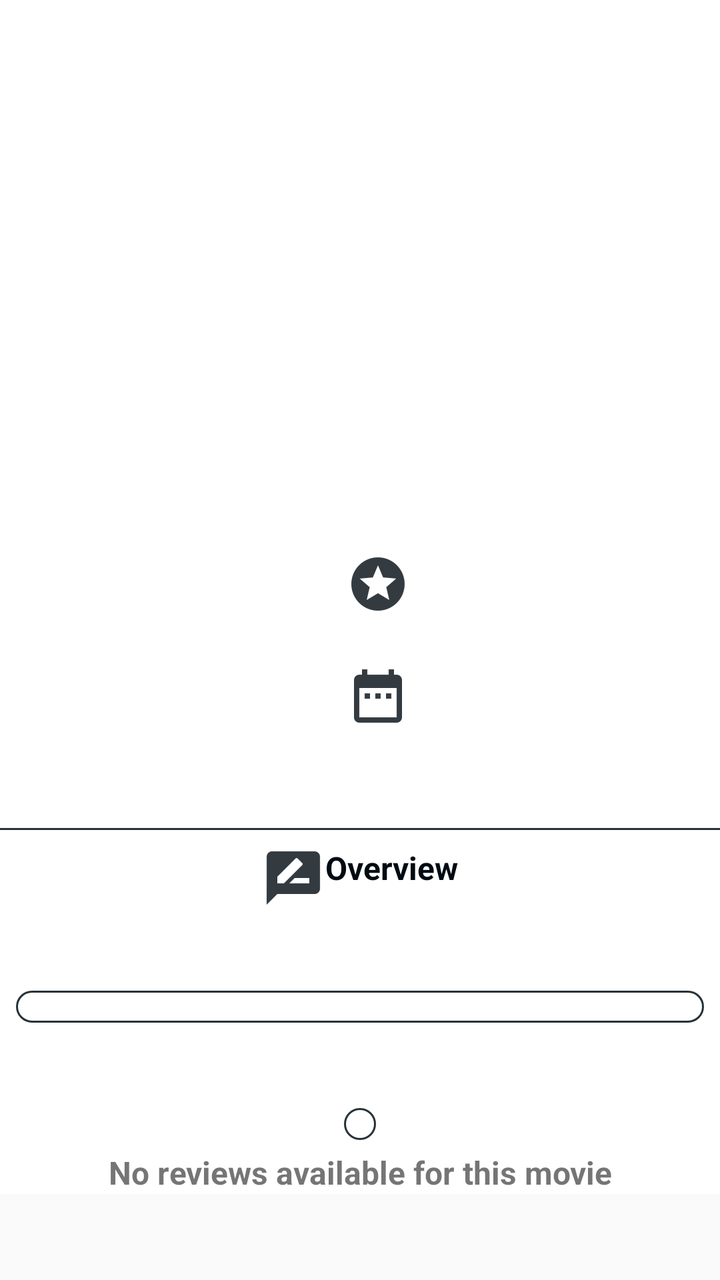
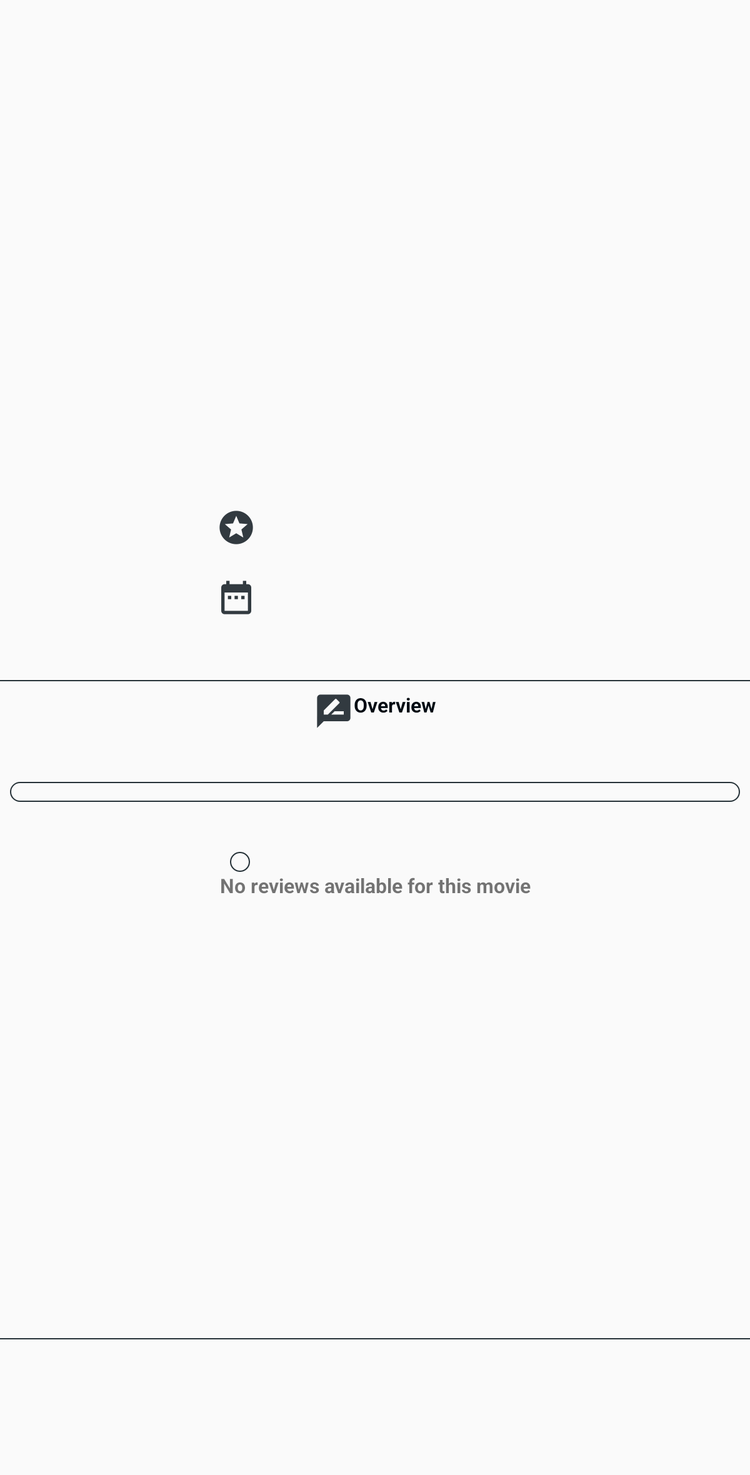

Compare how this app lays out the same screen by default and in its alternative resource folder. The renders come first, then the two layout files and the values they reference.
<!-- AndroidManifest.xml: application theme AppTheme -->
<!-- res/layout/content_details.xml -->
<?xml version="1.0" encoding="utf-8"?>
<ScrollView xmlns:android="http://schemas.android.com/apk/res/android"
    xmlns:app="http://schemas.android.com/apk/res-auto"
    xmlns:tools="http://schemas.android.com/tools"
    android:layout_width="match_parent"
    android:layout_height="match_parent">

    <android.support.constraint.ConstraintLayout
        android:layout_width="match_parent"
        android:layout_height="wrap_content"
        android:background="@color/lightBackgroundColor"
        android:orientation="vertical">

        <ImageView
            android:id="@+id/backDrop_iv"
            android:layout_width="0dp"
            android:layout_height="@dimen/backdrop_height"
            android:layout_marginBottom="@dimen/value_of_8dp"
            android:contentDescription="@string/backdrop_image"
            android:scaleType="centerCrop"
            android:src="@drawable/backdrop"
            app:layout_constraintEnd_toEndOf="parent"
            app:layout_constraintHorizontal_bias="0.0"
            app:layout_constraintLeft_toLeftOf="parent"
            app:layout_constraintStart_toStartOf="parent"
            app:layout_constraintTop_toTopOf="parent" />

        <TextView
            android:id="@+id/tv_original_title"
            android:layout_width="wrap_content"
            android:layout_height="wrap_content"
            android:layout_marginBottom="36dp"
            android:layout_marginStart="@dimen/value_of_16dp"
            android:gravity="start"
            android:paddingBottom="@dimen/value_of_8dp"
            android:textColor="@android:color/white"
            android:textSize="@dimen/original_title_text_size"
            android:textStyle="bold"
            app:layout_constraintBottom_toBottomOf="@id/backDrop_iv"
            app:layout_constraintEnd_toEndOf="parent"
            app:layout_constraintHorizontal_bias="0.0"
            app:layout_constraintLeft_toLeftOf="parent"
            app:layout_constraintStart_toStartOf="parent" />

        <ImageView
            android:id="@+id/iv_details_activity_poster"
            android:layout_width="@dimen/poster_width"
            android:layout_height="@dimen/poster_height"
            android:contentDescription="@string/poster_thumbnail"
            app:layout_constraintLeft_toLeftOf="parent"
            app:layout_constraintTop_toBottomOf="@id/tv_original_title"
            tools:layout_editor_absoluteY="192dp" />

        <TextView
            android:id="@+id/user_detail_holder"
            android:layout_width="wrap_content"
            android:layout_height="wrap_content"
            android:layout_marginStart="@dimen/value_of_24dp"
            android:layout_marginTop="64dp"
            android:drawableStart="@drawable/user_rating_draw"
            android:textColor="@color/textColor"
            app:layout_constraintStart_toEndOf="@+id/iv_details_activity_poster"
            app:layout_constraintTop_toBottomOf="@+id/tv_original_title" />

        <TextView
            android:id="@+id/tv_user_rating"
            android:layout_width="wrap_content"
            android:layout_height="wrap_content"
            android:layout_marginStart="32dp"
            android:layout_marginTop="72dp"
            android:fontFamily="sans-serif-condensed"
            android:textSize="@dimen/tv_size_of_16sp"
            android:textStyle="bold"
            app:layout_constraintStart_toEndOf="@+id/user_detail_holder"
            app:layout_constraintTop_toBottomOf="@+id/tv_original_title" />

        <TextView
            android:id="@+id/release_date_holder"
            android:layout_width="wrap_content"
            android:layout_height="wrap_content"
            android:layout_marginTop="@dimen/value_of_24dp"
            android:drawableStart="@drawable/release_date_draw"
            android:textColor="@color/textColor"
            android:textSize="@dimen/tv_size_of_16sp"
            app:layout_constraintStart_toStartOf="@+id/user_detail_holder"
            app:layout_constraintTop_toBottomOf="@+id/user_detail_holder" />

        <TextView
            android:id="@+id/tv_release_date"
            android:layout_width="wrap_content"
            android:layout_height="wrap_content"
            android:layout_marginStart="32dp"
            android:layout_marginTop="28dp"
            android:fontFamily="sans-serif-condensed"
            android:textSize="@dimen/tv_size_of_16sp"
            android:textStyle="bold"
            app:layout_constraintStart_toEndOf="@+id/release_date_holder"
            app:layout_constraintTop_toBottomOf="@+id/user_detail_holder" />


        <View
            android:id="@+id/view_holder_1"
            android:layout_width="wrap_content"
            android:layout_height="1dp"
            android:layout_marginTop="@dimen/value_of_8dp"
            android:background="@color/colorPrimary"
            app:layout_constraintHorizontal_bias="0.0"
            app:layout_constraintLeft_toLeftOf="parent"
            app:layout_constraintRight_toRightOf="parent"
            app:layout_constraintTop_toBottomOf="@+id/iv_details_activity_poster" />

        <TextView
            android:id="@+id/textView3"
            android:layout_width="wrap_content"
            android:layout_height="wrap_content"
            android:layout_marginTop="8dp"
            android:drawableStart="@drawable/overview_draw"
            android:text="@string/overview"
            android:textColor="@color/textColor"
            android:textSize="@dimen/tv_size_of_16sp"
            android:textStyle="bold"
            app:layout_constraintLeft_toLeftOf="parent"
            app:layout_constraintRight_toRightOf="parent"
            app:layout_constraintTop_toBottomOf="@+id/view_holder_1" />

        <FrameLayout
            android:id="@+id/frame_layout_holder"
            android:layout_width="wrap_content"
            android:layout_height="wrap_content"
            android:layout_marginEnd="@dimen/value_of_16dp"
            android:layout_marginStart="@dimen/value_of_16dp"
            app:layout_constraintEnd_toEndOf="parent"
            app:layout_constraintStart_toStartOf="parent"
            app:layout_constraintTop_toBottomOf="@+id/textView3">

            <TextView
                android:id="@+id/tv_overview"
                android:layout_width="wrap_content"
                android:layout_height="wrap_content"
                android:fontFamily="sans-serif"
                android:paddingEnd="@dimen/value_of_16dp"
                android:paddingStart="@dimen/value_of_16dp"
                android:textSize="18sp" />

        </FrameLayout>


        <android.support.v7.widget.RecyclerView
            android:id="@+id/trailers_rv"
            android:layout_width="0dp"
            android:layout_height="wrap_content"
            android:layout_marginEnd="8dp"
            android:layout_marginStart="8dp"
            android:layout_marginTop="16dp"
            android:background="@drawable/custom_border"
            android:foregroundGravity="center"
            android:padding="8dp"
            app:layout_constraintEnd_toEndOf="parent"
            app:layout_constraintHorizontal_bias="1.0"
            app:layout_constraintLeft_toLeftOf="parent"
            app:layout_constraintRight_toRightOf="parent"
            app:layout_constraintStart_toStartOf="parent"
            app:layout_constraintTop_toBottomOf="@+id/frame_layout_holder" />

        <FrameLayout
            android:layout_width="wrap_content"
            android:layout_height="wrap_content"
            android:layout_marginTop="16dp"
            app:layout_constraintEnd_toEndOf="parent"
            app:layout_constraintStart_toStartOf="parent"
            app:layout_constraintTop_toBottomOf="@id/trailers_rv">

            <TextView
                android:id="@+id/tv_reviews_not_available"
                android:layout_width="wrap_content"
                android:layout_height="wrap_content"
                android:layout_marginTop="48dp"
                android:gravity="center"
                android:text="@string/no_reviews_available"
                android:textSize="@dimen/tv_size_of_16sp"
                android:textStyle="bold" />


            <android.support.v7.widget.RecyclerView
                android:id="@+id/reviews_rv"
                android:layout_width="wrap_content"
                android:layout_height="wrap_content"
                android:layout_gravity="center"
                android:layout_marginEnd="@dimen/value_of_8dp"
                android:layout_marginStart="@dimen/value_of_8dp"
                android:layout_marginBottom="@dimen/value_of_8dp"
                android:layout_marginTop="@dimen/value_of_8dp"
                android:background="@drawable/custom_border"
                android:padding="@dimen/value_of_8dp" />
        </FrameLayout>
    </android.support.constraint.ConstraintLayout>
</ScrollView>
<!-- resources referenced by this layout -->
<resources>
  <color name="colorPrimary">#263238</color>
  <color name="lightBackgroundColor">#ffffff</color>
  <color name="textColor">#000a12</color>
  <dimen name="backdrop_height">248dp</dimen>
  <dimen name="original_title_text_size">20sp</dimen>
  <dimen name="poster_height">194dp</dimen>
  <dimen name="poster_width">149dp</dimen>
  <dimen name="tv_size_of_16sp">16sp</dimen>
  <dimen name="value_of_16dp">16dp</dimen>
  <dimen name="value_of_24dp">24dp</dimen>
  <dimen name="value_of_8dp">8dp</dimen>
  <!-- drawable custom_border (drawable) -->
  <?xml version="1.0" encoding="utf-8"?>
  <shape xmlns:android="http://schemas.android.com/apk/res/android" android:shape="rectangle">
      <corners android:radius="20dp"/>
      <padding android:left="10dp" android:right="10dp" android:top="10dp" android:bottom="10dp"/>
      <stroke android:width="1dp" android:color="#263238"/>
  </shape>
  <!-- drawable overview_draw: png bitmap (drawable-hdpi, 468 bytes) -->
  <!-- drawable release_date_draw: png bitmap (drawable-hdpi, 439 bytes) -->
  <!-- drawable user_rating_draw: png bitmap (drawable-hdpi, 1034 bytes) -->
  <string name="backdrop_image">backdrop Image</string>
  <string name="no_reviews_available">No reviews available for this movie</string>
  <string name="overview">Overview</string>
  <string name="poster_thumbnail">details_screen_poster_thumbnail</string>
  <style name="AppTheme" parent="Theme.AppCompat.Light.DarkActionBar">
          
          <item name="colorPrimary">@color/colorPrimary</item>
          <item name="colorPrimaryDark">@color/colorPrimaryDark</item>
          <item name="colorAccent">@color/colorAccent</item>
      </style>
  <color name="colorPrimaryDark">#000a12</color>
  <color name="colorAccent">#263238</color>
</resources>
<!-- res/layout-sw600dp/content_details.xml (the repository's variant of the layout above) -->
<!-- drawn on a 7-inch tablet held upright -->
<?xml version="1.0" encoding="utf-8"?>
<ScrollView xmlns:android="http://schemas.android.com/apk/res/android"
    xmlns:app="http://schemas.android.com/apk/res-auto"
    xmlns:tools="http://schemas.android.com/tools"
    android:layout_width="match_parent"
    android:layout_height="match_parent"
    android:fillViewport="true"
    android:orientation="vertical">

    <LinearLayout
        android:layout_width="match_parent"
        android:layout_height="wrap_content">

        <android.support.constraint.ConstraintLayout
            android:layout_width="match_parent"
            android:layout_height="1180dp">

            <ImageView
                android:id="@+id/backDrop_iv"
                android:layout_width="0dp"
                android:layout_height="378dp"
                android:contentDescription="@string/backdrop_image"
                android:scaleType="centerCrop"
                android:src="@drawable/backdrop"
                app:layout_constraintEnd_toEndOf="parent"
                app:layout_constraintHorizontal_bias="0.0"
                app:layout_constraintLeft_toLeftOf="parent"
                app:layout_constraintStart_toStartOf="parent"
                app:layout_constraintTop_toTopOf="parent" />

            <TextView
                android:id="@+id/tv_original_title"
                android:layout_width="wrap_content"
                android:layout_height="wrap_content"
                android:layout_marginBottom="@dimen/margin_bottom_title_tv"
                android:layout_marginStart="@dimen/value_of_16dp"
                android:gravity="start"
                android:paddingBottom="@dimen/value_of_8dp"
                android:textColor="@android:color/white"
                android:textSize="@dimen/original_title_text_size"
                android:textStyle="bold"
                app:layout_constraintBottom_toBottomOf="@id/backDrop_iv"
                app:layout_constraintEnd_toEndOf="parent"
                app:layout_constraintLeft_toLeftOf="parent"
                app:layout_constraintStart_toStartOf="parent" />

            <ImageView
                android:id="@+id/iv_details_activity_poster"
                android:layout_width="@dimen/poster_width"
                android:layout_height="@dimen/poster_height"
                android:contentDescription="@string/poster_thumbnail"
                app:layout_constraintLeft_toLeftOf="parent"
                app:layout_constraintTop_toBottomOf="@id/tv_original_title"
                tools:layout_editor_absoluteY="192dp" />

            <TextView
                android:id="@+id/user_detail_holder"
                android:layout_width="wrap_content"
                android:layout_height="wrap_content"
                android:layout_marginStart="@dimen/value_of_24dp"
                android:layout_marginTop="64dp"
                android:drawableStart="@drawable/user_rating_draw"
                android:textColor="@color/textColor"
                app:layout_constraintStart_toEndOf="@+id/iv_details_activity_poster"
                app:layout_constraintTop_toBottomOf="@+id/tv_original_title" />

            <TextView
                android:id="@+id/tv_user_rating"
                android:layout_width="wrap_content"
                android:layout_height="wrap_content"
                android:layout_marginStart="32dp"
                android:layout_marginTop="72dp"
                android:fontFamily="sans-serif-condensed"
                android:textSize="@dimen/tv_size_of_16sp"
                android:textStyle="bold"
                app:layout_constraintStart_toEndOf="@+id/user_detail_holder"
                app:layout_constraintTop_toBottomOf="@+id/tv_original_title" />

            <TextView
                android:id="@+id/release_date_holder"
                android:layout_width="wrap_content"
                android:layout_height="wrap_content"
                android:layout_marginTop="@dimen/value_of_24dp"
                android:drawableStart="@drawable/release_date_draw"
                android:textColor="@color/textColor"
                android:textSize="@dimen/tv_size_of_16sp"
                app:layout_constraintStart_toStartOf="@+id/user_detail_holder"
                app:layout_constraintTop_toBottomOf="@+id/user_detail_holder" />

            <TextView
                android:id="@+id/tv_release_date"
                android:layout_width="wrap_content"
                android:layout_height="wrap_content"
                android:layout_marginStart="32dp"
                android:layout_marginTop="28dp"
                android:fontFamily="sans-serif-condensed"
                android:textSize="@dimen/tv_size_of_16sp"
                android:textStyle="bold"
                app:layout_constraintStart_toEndOf="@+id/release_date_holder"
                app:layout_constraintTop_toBottomOf="@+id/user_detail_holder" />


            <View
                android:id="@+id/view_holder_1"
                android:layout_width="wrap_content"
                android:layout_height="1dp"
                android:layout_marginTop="@dimen/value_of_8dp"
                android:background="@color/colorPrimary"
                app:layout_constraintHorizontal_bias="0.0"
                app:layout_constraintLeft_toLeftOf="parent"
                app:layout_constraintRight_toRightOf="parent"
                app:layout_constraintTop_toBottomOf="@+id/iv_details_activity_poster" />

            <TextView
                android:id="@+id/textView3"
                android:layout_width="wrap_content"
                android:layout_height="wrap_content"
                android:layout_marginTop="8dp"
                android:drawableStart="@drawable/overview_draw"
                android:text="@string/overview"
                android:textColor="@color/textColor"
                android:textSize="@dimen/tv_size_of_16sp"
                android:textStyle="bold"
                app:layout_constraintLeft_toLeftOf="parent"
                app:layout_constraintRight_toRightOf="parent"
                app:layout_constraintTop_toBottomOf="@+id/view_holder_1" />

            <FrameLayout
                android:id="@+id/frame_layout_holder"
                android:layout_width="wrap_content"
                android:layout_height="wrap_content"
                android:layout_marginEnd="@dimen/value_of_16dp"
                android:layout_marginStart="@dimen/value_of_16dp"
                app:layout_constraintEnd_toEndOf="parent"
                app:layout_constraintStart_toStartOf="parent"
                app:layout_constraintTop_toBottomOf="@+id/textView3">

                <TextView
                    android:id="@+id/tv_overview"
                    android:layout_width="wrap_content"
                    android:layout_height="wrap_content"
                    android:fontFamily="sans-serif"
                    android:paddingEnd="@dimen/value_of_16dp"
                    android:paddingStart="@dimen/value_of_16dp"
                    android:textSize="18sp" />

            </FrameLayout>

            <android.support.v7.widget.RecyclerView
                android:id="@+id/trailers_rv"
                android:layout_width="0dp"
                android:layout_height="wrap_content"
                android:layout_marginEnd="@dimen/value_of_8dp"
                android:layout_marginStart="@dimen/value_of_8dp"
                android:layout_marginTop="@dimen/value_of_16dp"
                android:background="@drawable/custom_border"
                android:foregroundGravity="center"
                android:padding="@dimen/value_of_8dp"
                app:layout_constraintEnd_toEndOf="parent"
                app:layout_constraintStart_toStartOf="parent"
                app:layout_constraintTop_toBottomOf="@+id/frame_layout_holder" />

            <FrameLayout
                android:id="@+id/frame_layout_holder2"
                android:layout_width="wrap_content"
                android:layout_height="280dp"
                android:layout_marginTop="32dp"
                app:layout_constraintBottom_toTopOf="@id/frame_layout_holder2"
                app:layout_constraintEnd_toEndOf="parent"
                app:layout_constraintStart_toStartOf="parent"
                app:layout_constraintTop_toBottomOf="@id/trailers_rv">


                <TextView
                    android:id="@+id/tv_reviews_not_available"
                    android:layout_width="wrap_content"
                    android:layout_height="wrap_content"
                    android:layout_marginTop="@dimen/value_of_24dp"
                    android:gravity="center"
                    android:text="@string/no_reviews_available"
                    android:textSize="@dimen/tv_size_of_16sp"
                    android:textStyle="bold" />

                <android.support.v7.widget.RecyclerView
                    android:id="@+id/reviews_rv"
                    android:layout_width="match_parent"
                    android:layout_height="wrap_content"
                    android:layout_margin="@dimen/value_of_8dp"
                    android:layout_marginEnd="@dimen/value_of_8dp"
                    android:background="@drawable/custom_border"
                    android:foregroundGravity="center"
                    android:padding="@dimen/value_of_8dp" />

            </FrameLayout>

            <View
                android:id="@+id/view_holder_2"
                android:layout_width="wrap_content"
                android:layout_height="1dp"
                android:layout_marginTop="@dimen/value_of_8dp"
                android:background="@color/colorPrimary"
                app:layout_constraintBottom_toBottomOf="parent"
                app:layout_constraintEnd_toEndOf="parent"
                app:layout_constraintHorizontal_bias="0.0"
                app:layout_constraintStart_toStartOf="parent"
                app:layout_constraintTop_toBottomOf="@+id/frame_layout_holder2" />


        </android.support.constraint.ConstraintLayout>
    </LinearLayout>
</ScrollView>
<!-- resources referenced by the variant -->
<!-- as a 7-inch tablet held upright resolves them -->
<resources>
  <color name="colorPrimary">#263238</color>
  <color name="textColor">#000a12</color>
  <dimen name="margin_bottom_title_tv">36dp</dimen>
  <dimen name="original_title_text_size">20sp</dimen>
  <dimen name="poster_height">194dp</dimen>
  <dimen name="poster_width">149dp</dimen>
  <dimen name="tv_size_of_16sp">16sp</dimen>
  <dimen name="value_of_16dp">16dp</dimen>
  <dimen name="value_of_24dp">24dp</dimen>
  <dimen name="value_of_8dp">8dp</dimen>
  <!-- drawable custom_border (drawable) -->
  <?xml version="1.0" encoding="utf-8"?>
  <shape xmlns:android="http://schemas.android.com/apk/res/android" android:shape="rectangle">
      <corners android:radius="20dp"/>
      <padding android:left="10dp" android:right="10dp" android:top="10dp" android:bottom="10dp"/>
      <stroke android:width="1dp" android:color="#263238"/>
  </shape>
  <!-- drawable overview_draw: png bitmap (drawable-hdpi, 468 bytes) -->
  <!-- drawable release_date_draw: png bitmap (drawable-hdpi, 439 bytes) -->
  <!-- drawable user_rating_draw: png bitmap (drawable-hdpi, 1034 bytes) -->
  <string name="backdrop_image">backdrop Image</string>
  <string name="no_reviews_available">No reviews available for this movie</string>
  <string name="overview">Overview</string>
  <string name="poster_thumbnail">details_screen_poster_thumbnail</string>
  <style name="AppTheme" parent="Theme.AppCompat.Light.DarkActionBar">
          
          <item name="colorPrimary">@color/colorPrimary</item>
          <item name="colorPrimaryDark">@color/colorPrimaryDark</item>
          <item name="colorAccent">@color/colorAccent</item>
      </style>
  <color name="colorPrimaryDark">#000a12</color>
  <color name="colorAccent">#263238</color>
</resources>
